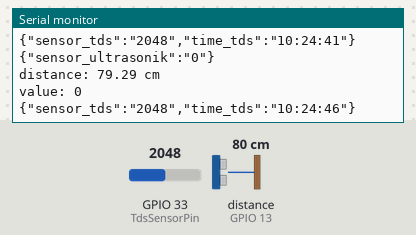
Simulated run of this sketch. Board: ESP32. Shown: the last lines printed to the serial monitor. Wiring (inferred from the names in the program): ultrasonic range finder: trigger GPIO 12; echo GPIO 13. The inputs (shaded band) are chosen by the test bench; at power-on: distance to the obstacle (sensor on GPIO 13) 80 cm, GPIO 33 (TdsSensorPin) = 2048. The echo pulse lasts 58.3 µs per cm; WiFi joins after 1.5 s; servers stay silent unless stated; network time is answered at once with the bench clock; the local clock reads 2024-03-15 10:24:30 at power-on unless the sketch sets it; no MQTT or app messages arrive unless stated.

Above: at 20.7 s.
20.8 s: distance to the obstacle (sensor on GPIO 13) set to 46 cm
At 22.1 s:
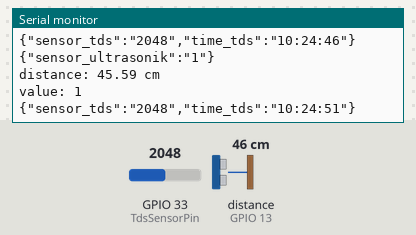
26.8 s: distance to the obstacle (sensor on GPIO 13) set to 50 cm
At 26.8 s:
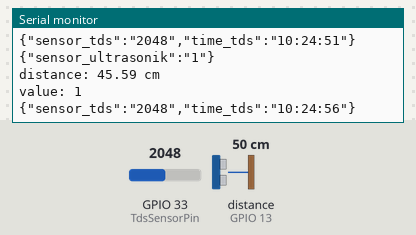
Timing chart, 0 to 29.8 s (numbered marks = the images above; inputs shaded):
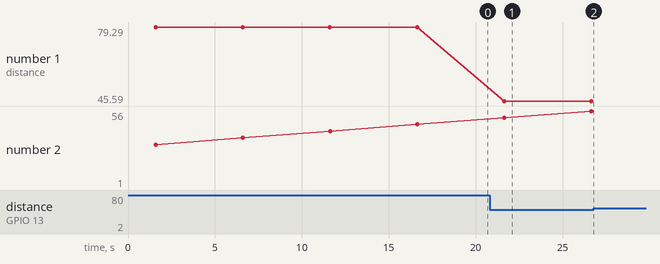

The sketch:

IOT_KARTANAGARI_14_Desember.ino
```cpp
/**Import Library**/
#include <WiFi.h>
#include <HTTPClient.h>
#include <ArduinoJson.h>
#include <PubSubClient.h>
#include <string>
#include <iostream>
#include <random>
#include <ctime>
#include <NTPClient.h>
#include "time.h"
#include <WiFiUdp.h>
using namespace std;

/**deklarasi variable ULTRASONIK**/
#define TRIG_PIN 12
#define ECHO_PIN 13
#define BATAS_ATAS 50
#define BATAS_BAWAH 10
float measure, distance_cm;

/**deklarasi variable TDS SENSOR**/
#define TdsSensorPin 33
#define VREF 3.3              // analog reference voltage(Volt) of the ADC
#define SCOUNT  30            // sum of sample point
int analogBuffer[SCOUNT];     // store the analog value in the array, read from ADC
int analogBufferTemp[SCOUNT];
int analogBufferIndex = 0;
int copyIndex = 0;
float averageVoltage = 0;
float tdsValue = 0;
float temperature = 25;       // current temperature for compensation

// BUFFER SIZE FOR MQTT
#define MSG_BUFFER_SIZE (50)

/**WiFI Connections Details**/
const char* ssid = "wildan"; // set your ssid
const char* password = "ug111111"; // set your password

/**MQTT Broker Connection Details**/
const char* mqtt_server = "b579eab42dbe4d60a49f09a4f513b74d.s1.eu.hivemq.cloud";
const char* mqtt_username = "bisaa";
const char* mqtt_password = "Yabisadong11";
const int mqtt_port = 8883;
const char* mqtt_publish_ultrasonik = "ultrasonik/sensor/water-level";
const char* mqtt_publish_tds = "tds/sensor/ppm-value";

// Cert Root Server
const char* ca_cert= "-----BEGIN CERTIFICATE-----\n"
"MIIFazCCA1OgAwIBAgIRAIIQz7DSQONZRGPgu2OCiwAwDQYJKoZIhvcNAQELBQAw\n"
"TzELMAkGA1UEBhMCVVMxKTAnBgNVBAoTIEludGVybmV0IFNlY3VyaXR5IFJlc2Vh\n"
"cmNoIEdyb3VwMRUwEwYDVQQDEwxJU1JHIFJvb3QgWDEwHhcNMTUwNjA0MTEwNDM4\n"
"WhcNMzUwNjA0MTEwNDM4WjBPMQswCQYDVQQGEwJVUzEpMCcGA1UEChMgSW50ZXJu\n"
"ZXQgU2VjdXJpdHkgUmVzZWFyY2ggR3JvdXAxFTATBgNVBAMTDElTUkcgUm9vdCBY\n"
"MTCCAiIwDQYJKoZIhvcNAQEBBQADggIPADCCAgoCggIBAK3oJHP0FDfzm54rVygc\n"
"h77ct984kIxuPOZXoHj3dcKi/vVqbvYATyjb3miGbESTtrFj/RQSa78f0uoxmyF+\n"
"0TM8ukj13Xnfs7j/EvEhmkvBioZxaUpmZmyPfjxwv60pIgbz5MDmgK7iS4+3mX6U\n"
"A5/TR5d8mUgjU+g4rk8Kb4Mu0UlXjIB0ttov0DiNewNwIRt18jA8+o+u3dpjq+sW\n"
"T8KOEUt+zwvo/7V3LvSye0rgTBIlDHCNAymg4VMk7BPZ7hm/ELNKjD+Jo2FR3qyH\n"
"B5T0Y3HsLuJvW5iB4YlcNHlsdu87kGJ55tukmi8mxdAQ4Q7e2RCOFvu396j3x+UC\n"
"B5iPNgiV5+I3lg02dZ77DnKxHZu8A/lJBdiB3QW0KtZB6awBdpUKD9jf1b0SHzUv\n"
"KBds0pjBqAlkd25HN7rOrFleaJ1/ctaJxQZBKT5ZPt0m9STJEadao0xAH0ahmbWn\n"
"OlFuhjuefXKnEgV4We0+UXgVCwOPjdAvBbI+e0ocS3MFEvzG6uBQE3xDk3SzynTn\n"
"jh8BCNAw1FtxNrQHusEwMFxIt4I7mKZ9YIqioymCzLq9gwQbooMDQaHWBfEbwrbw\n"
"qHyGO0aoSCqI3Haadr8faqU9GY/rOPNk3sgrDQoo//fb4hVC1CLQJ13hef4Y53CI\n"
"rU7m2Ys6xt0nUW7/vGT1M0NPAgMBAAGjQjBAMA4GA1UdDwEB/wQEAwIBBjAPBgNV\n"
"HRMBAf8EBTADAQH/MB0GA1UdDgQWBBR5tFnme7bl5AFzgAiIyBpY9umbbjANBgkq\n"
"hkiG9w0BAQsFAAOCAgEAVR9YqbyyqFDQDLHYGmkgJykIrGF1XIpu+ILlaS/V9lZL\n"
"ubhzEFnTIZd+50xx+7LSYK05qAvqFyFWhfFQDlnrzuBZ6brJFe+GnY+EgPbk6ZGQ\n"
"3BebYhtF8GaV0nxvwuo77x/Py9auJ/GpsMiu/X1+mvoiBOv/2X/qkSsisRcOj/KK\n"
"NFtY2PwByVS5uCbMiogziUwthDyC3+6WVwW6LLv3xLfHTjuCvjHIInNzktHCgKQ5\n"
"ORAzI4JMPJ+GslWYHb4phowim57iaztXOoJwTdwJx4nLCgdNbOhdjsnvzqvHu7Ur\n"
"TkXWStAmzOVyyghqpZXjFaH3pO3JLF+l+/+sKAIuvtd7u+Nxe5AW0wdeRlN8NwdC\n"
"jNPElpzVmbUq4JUagEiuTDkHzsxHpFKVK7q4+63SM1N95R1NbdWhscdCb+ZAJzVc\n"
"oyi3B43njTOQ5yOf+1CceWxG1bQVs5ZufpsMljq4Ui0/1lvh+wjChP4kqKOJ2qxq\n"
"4RgqsahDYVvTH9w7jXbyLeiNdd8XM2w9U/t7y0Ff/9yi0GE44Za4rF2LN9d11TPA\n"
"mRGunUHBcnWEvgJBQl9nJEiU0Zsnvgc/ubhPgXRR4Xq37Z0j4r7g1SgEEzwxA57d\n"
"emyPxgcYxn/eR44/KJ4EBs+lVDR3veyJm+kXQ99b21/+jh5Xos1AnX5iItreGCc=\n"
"-----END CERTIFICATE-----\n";

//Secure WiFi Connectivity Initialisation
WiFiClientSecure espClient;

//MQTT Client Initialisation Using WiFi Connection
PubSubClient client(espClient);

/**Store Buffer Message**/
unsigned long lastMsg = 0;
char msg[MSG_BUFFER_SIZE];

/**Define NTP Client (TO GET Current Time in Arduino)**/
WiFiUDP ntpUDP;
NTPClient timeClient(ntpUDP, "pool.ntp.org");

// Variables to save date and time
String formattedTime;
String dayStamp;
String timeStamp;

void setup() {
  // put your setup code here, to run once:
  Serial.begin(115200);

  // connect to WIFI
  WiFi.begin(ssid, password);

  Serial.println("\nConnecting");

  while(WiFi.status() != WL_CONNECTED){
    Serial.print(".");
    delay(100);
  }

  Serial.println("\nConnected to the WiFi network");

  get_network_info();

  // connect to MQTT
  espClient.setCACert(ca_cert);
  client.setServer(mqtt_server, mqtt_port);
  client.setCallback(callback);

  // Initialize and synchronize time
  timeClient.begin();
  timeClient.update();
  timeClient.setTimeOffset(25200);

  // pin mode ultrasonik
  pinMode(TRIG_PIN, OUTPUT);   // set ESP32 pin to output mode
  pinMode(ECHO_PIN, INPUT);    // set ESP32 pin to input mode

  // pin mode Tds
  pinMode(TdsSensorPin,INPUT);
}

void loop() {
  // put your main code here, to run repeatedly:

  if(!client.connected()) recconect();
  client.loop();
  timeClient.update();

  // call Ultrasonik function
  ultrasonik();

  // call TDS Sensor function
  tds1();

  delay(5000);
}

// Method to read Ultrasonik Sensor
void ultrasonik(){
  // Declare Dynamic JSON
  DynamicJsonDocument doc(1024);

  // Declare mqtt_message
  char mqtt_message[128];

  // generate 10-microsecond pulse to TRIG pin
  digitalWrite(TRIG_PIN, HIGH);
  delayMicroseconds(10);
  digitalWrite(TRIG_PIN, LOW);

  // measure duration of pulse from ECHO pin
  measure = pulseIn(ECHO_PIN, HIGH);
  // calculate the distance
  distance_cm = 0.017 * measure;

  // bakal cek ketika > 10 kurang dari threshold
  if(distance_cm > BATAS_BAWAH && distance_cm < BATAS_ATAS){
    doc["sensor_ultrasonik"] = "1";
    serializeJson(doc, mqtt_message);
    publishMessage(mqtt_publish_ultrasonik, mqtt_message, true);
    Serial.print("distance: ");
    Serial.print(distance_cm);
    Serial.println(" cm");
    Serial.print("value: ");
    Serial.println(true);
  }else{
    doc["sensor_ultrasonik"] = "0";
    serializeJson(doc, mqtt_message);
    publishMessage(mqtt_publish_ultrasonik, mqtt_message, true);
    Serial.print("distance: ");
    Serial.print(distance_cm);
    Serial.println(" cm");
    Serial.print("value: ");
    Serial.println(false);
  }
}

// To Get Network Information
void get_network_info(){
    if(WiFi.status() == WL_CONNECTED) {
        Serial.print("[*] Network information for ");
        Serial.println(ssid);

        Serial.println("[+] BSSID : " + WiFi.BSSIDstr());
        Serial.print("[+] Gateway IP : ");
        Serial.println(WiFi.gatewayIP());
        Serial.print("[+] Subnet Mask : ");
        Serial.println(WiFi.subnetMask());
        Serial.println((String)"[+] RSSI : " + WiFi.RSSI() + " dB");
        Serial.print("[+] ESP32 IP : ");
        Serial.println(WiFi.localIP());
    }
}

// To get callback MQTT
void callback(char* topic, byte* payload, unsigned int length){
  String incomingMsg = "";
  for(int i = 0; i < length;i++){
    incomingMsg += (char)payload[i];
  }
  Serial.println(incomingMsg);
}

// Method to reconnect MQTT Server
void recconect(){
  // Loop unit we're reconnected
  while(!client.connected()){
    Serial.print("Attempting MQTT Connection:");
    String clientId = "ESP32";
    //clientId+= String(random(0xffff), HEX);

   // attempt to connect
   if(client.connect(clientId.c_str(), mqtt_username, mqtt_password)){
    Serial.println(" Connected");
   }else{
    Serial.print("failed, rc =");
    Serial.print(client.state());
    Serial.println("try again in 5 second");
    delay(5000);
   }
  }
}


// Method to publish message in mqtt
void publishMessage(const char* topic, String payload, boolean retained){
  if(client.publish(topic, payload.c_str(), true)){
    Serial.println(payload);
  }
}

// median filtering algorithm
int getMedianNum(int bArray[], int iFilterLen){
  int bTab[iFilterLen];
  for (byte i = 0; i<iFilterLen; i++)
  bTab[i] = bArray[i];
  int i, j, bTemp;
  for (j = 0; j < iFilterLen - 1; j++) {
    for (i = 0; i < iFilterLen - j - 1; i++) {
      if (bTab[i] > bTab[i + 1]) {
        bTemp = bTab[i];
        bTab[i] = bTab[i + 1];
        bTab[i + 1] = bTemp;
      }
    }
  }
  if ((iFilterLen & 1) > 0){
    bTemp = bTab[(iFilterLen - 1) / 2];
  }
  else {
    bTemp = (bTab[iFilterLen / 2] + bTab[iFilterLen / 2 - 1]) / 2;
  }
  return bTemp;
}

void tds()
{
   // Declare Dynamic JSON
   DynamicJsonDocument doc(1024);

   // Declare mqtt_message
   char mqtt_message[128];
   Serial.println(analogRead(TdsSensorPin));


   static unsigned long analogSampleTimepoint = millis();
   if(millis()-analogSampleTimepoint > 40U)     //every 40 milliseconds,read the analog value from the ADC
   {
     analogSampleTimepoint = millis();
     analogBuffer[analogBufferIndex] = analogRead(TdsSensorPin);    //read the analog value and store into the buffer
     analogBufferIndex++;
     if(analogBufferIndex == SCOUNT)
         analogBufferIndex = 0;
   }
   static unsigned long printTimepoint = millis();
   if(millis()-printTimepoint > 800U)
   {
      printTimepoint = millis();
      for(copyIndex=0;copyIndex<SCOUNT;copyIndex++)
        analogBufferTemp[copyIndex]= analogBuffer[copyIndex];
      averageVoltage = getMedianNum(analogBufferTemp,SCOUNT) * (float)VREF / 1024.0; // read the analog value more stable by the median filtering algorithm, and convert to voltage value
      float compensationCoefficient=1.0+0.02*(temperature-25.0);    //temperature compensation formula: fFinalResult(25^C) = fFinalResult(current)/(1.0+0.02*(fTP-25.0));
      float compensationVolatge=averageVoltage/compensationCoefficient;  //temperature compensation
      tdsValue=(133.42*compensationVolatge*compensationVolatge*compensationVolatge - 255.86*compensationVolatge*compensationVolatge + 857.39*compensationVolatge)*0.5; //convert voltage value to tds value
      Serial.print("voltage:");
      Serial.print(averageVoltage,2);
      Serial.print("V   ");
      Serial.print("TDS Value:");
      Serial.print(tdsValue,0);
      Serial.println("ppm");
      int convert = (int) tdsValue;
      string float_to_string = to_string(convert);
      doc["sensor_tds"] = float_to_string;
      serializeJson(doc, mqtt_message);
      publishMessage(mqtt_publish_tds, mqtt_message, true);
   }
}

void tds1()
{
   // Declare Dynamic JSON
   DynamicJsonDocument doc(1024);

   // Declare mqtt_message
   char mqtt_message[128];

   float tdsValue = analogRead(TdsSensorPin);
   int convert = (int) tdsValue;
   string float_to_string = to_string(convert);
   doc["sensor_tds"] = float_to_string;
   doc["time_tds"] = timeClient.getFormattedTime();
   serializeJson(doc, mqtt_message);
   publishMessage(mqtt_publish_tds, mqtt_message, true);
}
```

Measured:
- after the input at 20.8 s, the serial monitor: prints a new line after 0.84 s (image 1)
- plotted number 1: 79.29 → 45.59 after the input at 20.8 s, 45.59 → 49.56 after the input at 26.8 s
